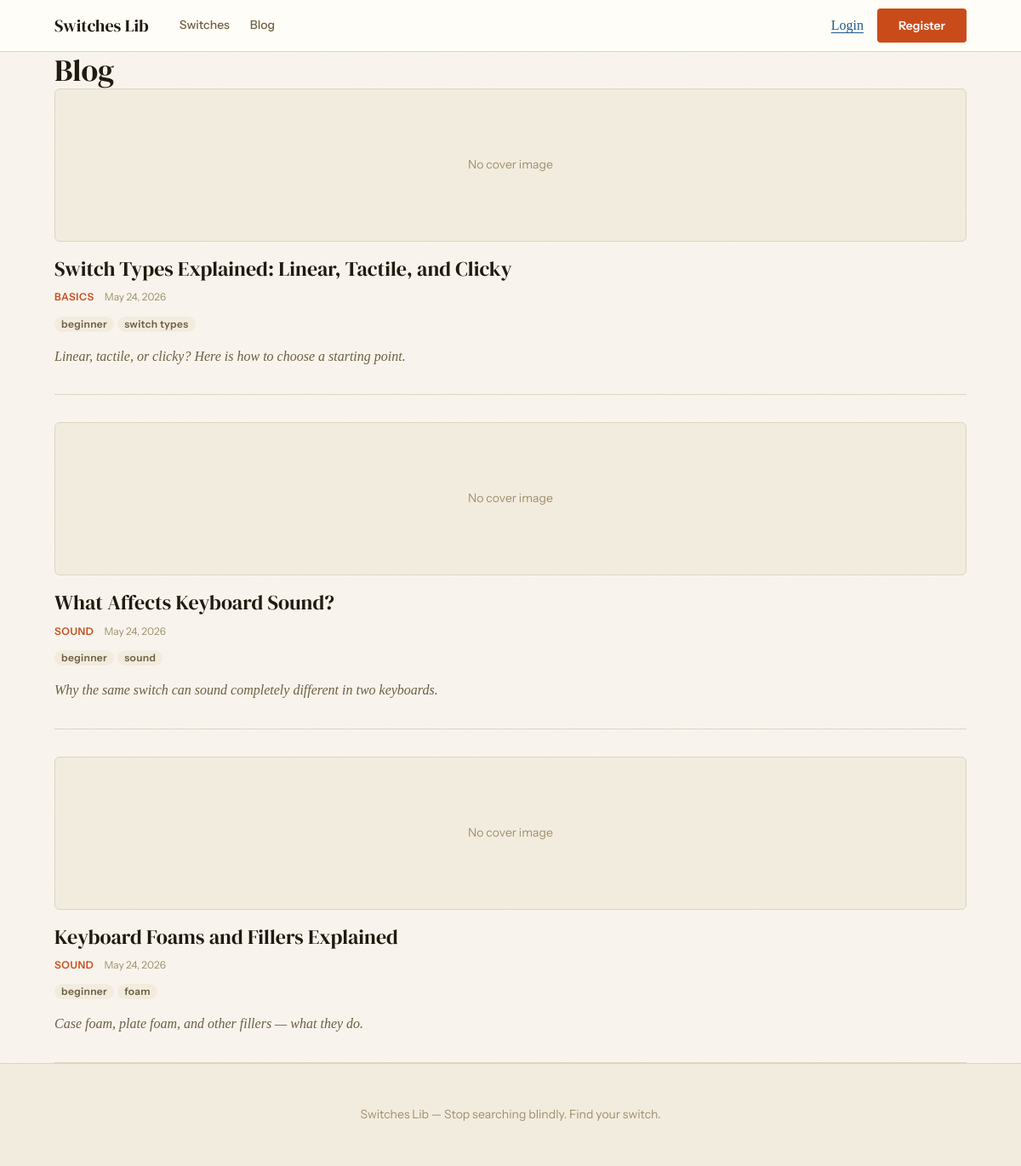
Page /blog on the committed database.
### tables this page shows
CREATE TABLE blog_posts (
    id              INT AUTO_INCREMENT PRIMARY KEY,
    slug            VARCHAR(255) NOT NULL UNIQUE,
    title           VARCHAR(255) NOT NULL,
    category        VARCHAR(100) NULL,
    tags            VARCHAR(255) NULL,
    excerpt         TEXT NULL,
    content         MEDIUMTEXT NULL,
    cover_image_url VARCHAR(255) NULL,
    status          ENUM('draft','published') NOT NULL DEFAULT 'draft',
    published_at    TIMESTAMP NULL,
    created_at      TIMESTAMP NOT NULL DEFAULT CURRENT_TIMESTAMP,
    updated_at      TIMESTAMP NOT NULL DEFAULT CURRENT_TIMESTAMP ON UPDATE CURRENT_TIMESTAMP
);

### public/index.php (called while the page is built, shortened)
<?php
$router = new Router();
$requestPath = parse_url($_SERVER['REQUEST_URI'], PHP_URL_PATH);
$routePath = substr($requestPath, strlen(BASE_PATH));
$router->dispatch($_SERVER['REQUEST_METHOD'], $routePath);

### app/helpers.php (called while the page is built, shortened)
<?php
function view(string $name, array $data = [], string $layout = 'partials'): void
{
    extract($data);
    $viewFile = VIEWS_PATH . '/' . $name . '.php';
    require VIEWS_PATH . '/' . $layout . '/header.php';
    require $viewFile;
    require VIEWS_PATH . '/' . $layout . '/footer.php';
}
function e(?string $value): string
{
    return htmlspecialchars($value ?? '', ENT_QUOTES, 'UTF-8');
}
function url(string $path = ''): string
{
    return BASE_PATH . '/' . ltrim($path, '/');
}

### app/controllers/BlogController.php (called while the page is built, shortened)
<?php
class BlogController
{
    public function index(): void
    {
        $repo = new BlogRepository(Database::pdo());
        view('blog/index', ['posts' => $repo->allPublished()]);
    }
}

### app/repositories/BlogRepository.php (called while the page is built, shortened)
<?php
class BlogRepository
{
    public function allPublished(): array
    {
        $stmt = $this->pdo->query(
            "SELECT * FROM blog_posts WHERE status = 'published' ORDER BY published_at DESC"
        );
        return $stmt->fetchAll();
    }
}

### app/views/blog/index.php (the view)
<h1>Blog</h1>
<?php if (empty($posts)): ?>
    <p class="empty-state">No articles yet. Check back soon.</p>
<?php else: ?>
    <ul class="blog-list">
        <?php foreach ($posts as $post): ?>
            <li class="blog-card">
                <a class="blog-card__link" href="<?= url('/blog/' . $post['slug']) ?>">
                    <?php if (!empty($post['cover_image_url'])): ?>
                        <img class="blog-card__cover" src="<?= url($post['cover_image_url']) ?>" alt="<?= e($post['title']) ?>">
                    <?php else: ?>
                        <span class="blog-card__cover-placeholder">No cover image</span>
                    <?php endif; ?>
                    <h2 class="blog-card__title"><?= e($post['title']) ?></h2>
                </a>
                <p class="blog-card__meta">
                    <?php if (!empty($post['category'])): ?>
                        <span class="blog-card__category"><?= e($post['category']) ?></span>
                    <?php endif; ?>
                    <?php if (!empty($post['published_at'])): ?>
                        <span class="blog-card__date"><?= e(date('M j, Y', strtotime($post['published_at']))) ?></span>
                    <?php endif; ?>
                </p>
                <?php if (!empty($post['tags'])): ?>
                    <p class="blog-card__tags">
                        <?php foreach (array_filter(array_map('trim', explode(',', $post['tags']))) as $tag): ?>
                            <span class="tag"><?= e($tag) ?></span>
                        <?php endforeach; ?>
                    </p>
                <?php endif; ?>
                <?php if (!empty($post['excerpt'])): ?>
                    <p class="blog-card__excerpt"><?= e($post['excerpt']) ?></p>
                <?php endif; ?>
            </li>
        <?php endforeach; ?>
    </ul>
<?php endif; ?>

### app/core/Router.php (shortened to what this page needs)
<?php
class Router
{
    private array $routes = [];
    public function get(string $path, string $handler): void
    {
        $this->routes[] = ['GET', $path, $handler];
    }
    public function post(string $path, string $handler): void
    {
        $this->routes[] = ['POST', $path, $handler];
    }
    public function dispatch(string $method, string $path): void
    {
        foreach ($this->routes as [$routeMethod, $routePath, $handler]) {
            if ($routeMethod !== $method) {
                continue;
            }
            $regex = $this->compile($routePath);
            if (preg_match($regex, $path, $matches)) {
                $params = array_filter(
                    $matches,
                    fn($key) => !is_int($key),
                    ARRAY_FILTER_USE_KEY
                );
                $this->call($handler, array_values($params));
                return;
            }
        }
    }
    private function compile(string $path): string
    {
        $pattern = preg_replace('#\{([a-z_]+)\}#', '(?<$1>[^/]+)', $path);
        return '#^' . $pattern . '$#';
    }
    private function call(string $handler, array $params): void
    {
        [$controller, $action] = explode('@', $handler);
        (new $controller())->$action(...$params);
    }
}

### public/css/app.css (style rules this page uses)
:root { --color-bg: #F9F5EE; --color-surface: #FFFDF7; --color-surface-alt: #F2ECDF; --color-rule: #DDD5C2; --color-rule-strong: #C4B89A; --color-ink: #201A0F; --color-ink-secondary:#6E5E42; --color-ink-muted: #A0906E; --color-accent: #C94B1A; --color-accent-hover: #A83A12; --color-accent-subtle:#FBE9E1; --color-link: #1E5A8E; --color-link-hover: #164472; --color-success: #2D6A4F; --color-success-bg: #D8F3E3; --color-error: #9B1C1C; --color-error-bg: #FDE8E8; --color-warning: #7C4400; --color-warning-bg: #FFF3CD; --font-display: 'DM Serif Display', Georgia, serif; --font-body: 'Source Serif 4', Georgia, serif; --font-mono: 'IBM Plex Mono', 'Courier New', monospace; --font-ui: 'Instrument Sans', system-ui, sans-serif; --text-xs: 0.75rem; --text-sm: 0.875rem; --text-base: 1rem; --text-lg: 1.125rem; --text-xl: 1.25rem; --text-2xl: 1.5rem; --text-3xl: 1.875rem; --text-4xl: 2.25rem; --text-5xl: 3rem; --text-hero: 4.5rem; --space-1: 0.25rem; --space-2: 0.5rem; --space-3: 0.75rem; --space-4: 1rem; --space-5: 1.5rem; --space-6: 2rem; --space-7: 3rem; --space-8: 4rem; --space-9: 6rem; --space-10: 8rem; --radius-sm: 4px; --radius-md: 6px; --radius-lg: 10px; --radius-full: 9999px; --shadow-card: 0 1px 2px rgba(32,26,15,.05), 0 2px 8px rgba(32,26,15,.04); --shadow-card-hover: 0 4px 16px rgba(32,26,15,.11), 0 1px 3px rgba(32,26,15,.06); --shadow-modal: 0 20px 60px rgba(32,26,15,.18); --shadow-input-focus: 0 0 0 3px rgba(201,75,26,.18); }
*, *::before, *::after { box-sizing: border-box; margin: 0; padding: 0; }
html { -webkit-text-size-adjust: 100%; scroll-behavior: smooth; }
body { font-family: var(--font-body); font-size: var(--text-base); line-height: 1.7; color: var(--color-ink); background-color: var(--color-bg); min-height: 100vh; }
a { color: var(--color-link); text-decoration: underline; text-underline-offset: 3px; transition: color 150ms ease; }
ul, ol { list-style: none; }
h1, h2, h3, h4, h5, h6 { font-family: var(--font-display); font-weight: 400; line-height: 1.2; color: var(--color-ink); }
h1 { font-size: var(--text-4xl); }
h2 { font-size: var(--text-2xl); }
p { margin-bottom: var(--space-4); }
p:last-child { margin-bottom: 0; }
.tag { display: inline-block; font-family: var(--font-ui); font-size: var(--text-xs); font-weight: 600; line-height: 1; padding: 3px var(--space-2); border-radius: var(--radius-full); letter-spacing: 0.03em; white-space: nowrap; background: var(--color-surface-alt); color: var(--color-ink-secondary); }
.blog-list { display: flex; flex-direction: column; gap: 0; }
.blog-card { padding: var(--space-6) 0; border-bottom: 1px solid var(--color-rule); }
.blog-card:first-child { padding-top: 0; }
.blog-card__link { text-decoration: none; color: inherit; }
.blog-card__cover-placeholder { display: flex; align-items: center; justify-content: center; height: 180px; background: var(--color-surface-alt); border-radius: var(--radius-md); color: var(--color-ink-muted); font-family: var(--font-ui); font-size: var(--text-sm); margin-bottom: var(--space-4); border: 1px solid var(--color-rule); }
.blog-card__title { font-family: var(--font-display); font-size: var(--text-2xl); font-weight: 400; color: var(--color-ink); line-height: 1.3; margin-bottom: var(--space-2); transition: color 150ms ease; }
.blog-card__meta { display: flex; gap: var(--space-3); align-items: center; margin-bottom: var(--space-3); }
.blog-card__category { font-family: var(--font-ui); font-size: var(--text-xs); font-weight: 600; color: var(--color-accent); text-transform: uppercase; letter-spacing: 0.05em; }
.blog-card__date { font-family: var(--font-ui); font-size: var(--text-xs); color: var(--color-ink-muted); }
.blog-card__excerpt { font-family: var(--font-body); font-size: var(--text-base); font-style: italic; color: var(--color-ink-secondary); line-height: 1.6; }
.blog-card__tags { display: flex; gap: var(--space-1); flex-wrap: wrap; margin-top: var(--space-3); }

### rows in the picture
blog_posts: shows "No cover image", title "Switch Types Explained: Linear, Tactile, and Clicky", category "BASICS", published_at "May 24, 2026", tags "beginner", tags "switch types", excerpt "Linear, tactile, or clicky? Here is how to choose a starting point."
blog_posts: shows "No cover image", title "What Affects Keyboard Sound?", category "SOUND", published_at "May 24, 2026", tags "beginner", tags "sound", excerpt "Why the same switch can sound completely different in two keyboards."
blog_posts: shows "No cover image", title "Keyboard Foams and Fillers Explained", category "SOUND", published_at "May 24, 2026", tags "beginner", tags "foam", excerpt "Case foam, plate foam, and other fillers — what they do."
